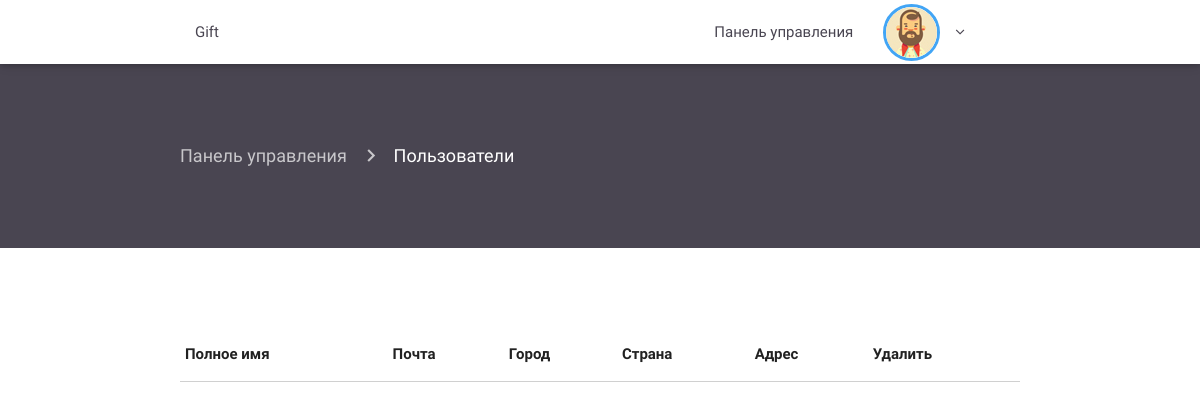
Page /admin/allusers.php (signed in) on the earlier database version.
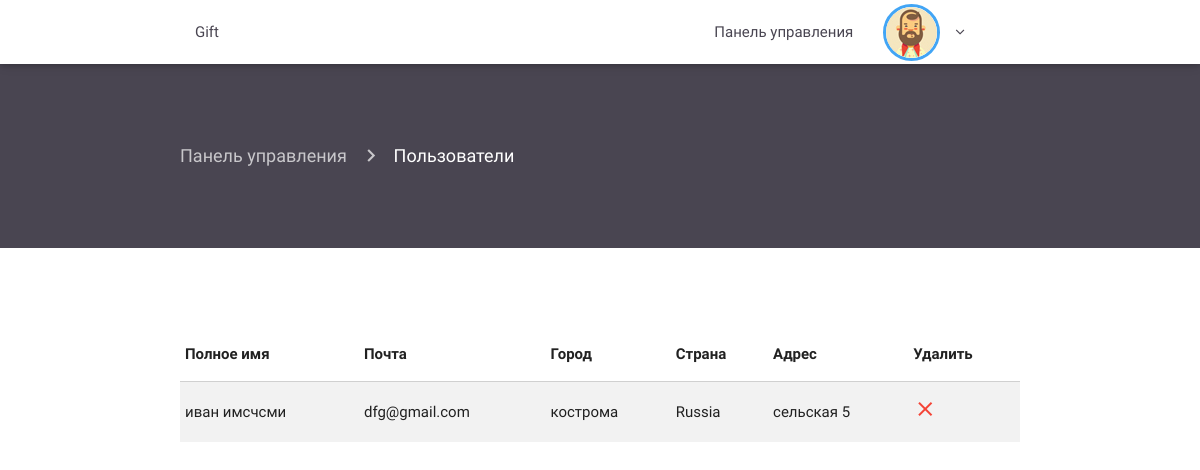
Same page on the later database version.
### tables this page shows
CREATE TABLE `users` (
  `id` int(11) NOT NULL,
  `email` varchar(100) NOT NULL,
  `firstname` varchar(1000) NOT NULL,
  `lastname` varchar(1000) NOT NULL,
  `password` varchar(1000) NOT NULL,
  `address` varchar(1000) NOT NULL,
  `city` varchar(1000) NOT NULL,
  `country` varchar(1000) NOT NULL,
  `role` varchar(1000) NOT NULL
);

### admin/allusers.php (the view, shortened to what this page needs)
<?php
require 'includes/header.php';
require 'includes/navconnected.php'; ?>
<div class="container-fluid product-page">
    <div class="container current-page">
        <nav>
            <div class="nav-wrapper">
                <div class="col s12">
                    <a href="index.php" class="breadcrumb">Панель управления</a>
                    <a href="users.php" class="breadcrumb">Пользователи</a>
                </div>
            </div>
        </nav>
    </div>
</div>
<div class="container scroll">
    <table class="highlight striped">
        <thead>
        <tr>
            <th data-field="lastname">Полное имя</th>
            <th data-field="email">Почта</th>
            <th data-field="city">Город</th>
            <th data-field="country">Страна</th>
            <th data-field="address">Адрес</th>
            <th data-field="delete">Удалить</th>
        </tr>
        </thead>
        <tbody>
        <?php
        include '../db.php';
        $queryuser = "SELECT id, email, firstname, lastname, address, city, country FROM users WHERE role = 'client'";
        $resultuser = $connection->query($queryuser);
        if ($resultuser->num_rows > 0) {
            while($rowuser = $resultuser->fetch_assoc()) {
                $id_user = $rowuser['id'];
                $firstname = $rowuser['firstname'];
                $lasttname = $rowuser['lastname'];
                $email = $rowuser['email'];
                $city = $rowuser['city'];
                $country = $rowuser['country'];
                $address = $rowuser['address'];
                ?>
                <tr>
                    <td><?php echo" $firstname "." $lasttname"; ?></td>
                    <td><?= $email; ?></td>
                    <td><?= $city; ?></td>
                    <td><?= $country; ?></td>
                    <td><?= $address; ?></td>
                    <td><a href="deleteuser.php?id=<?= $id_user; ?>"><i class="material-icons red-text">close</i></a></td>
                </tr>
            <?php }}  ?>
        </tbody>
    </table>
</div>
<?php require 'includes/footer.php'; ?>

Differences in the rows shown:
added users: firstname "иван", lastname "имсчсми", email "dfg@gmail.com", city "кострома", country "Russia", address "сельская 5"
